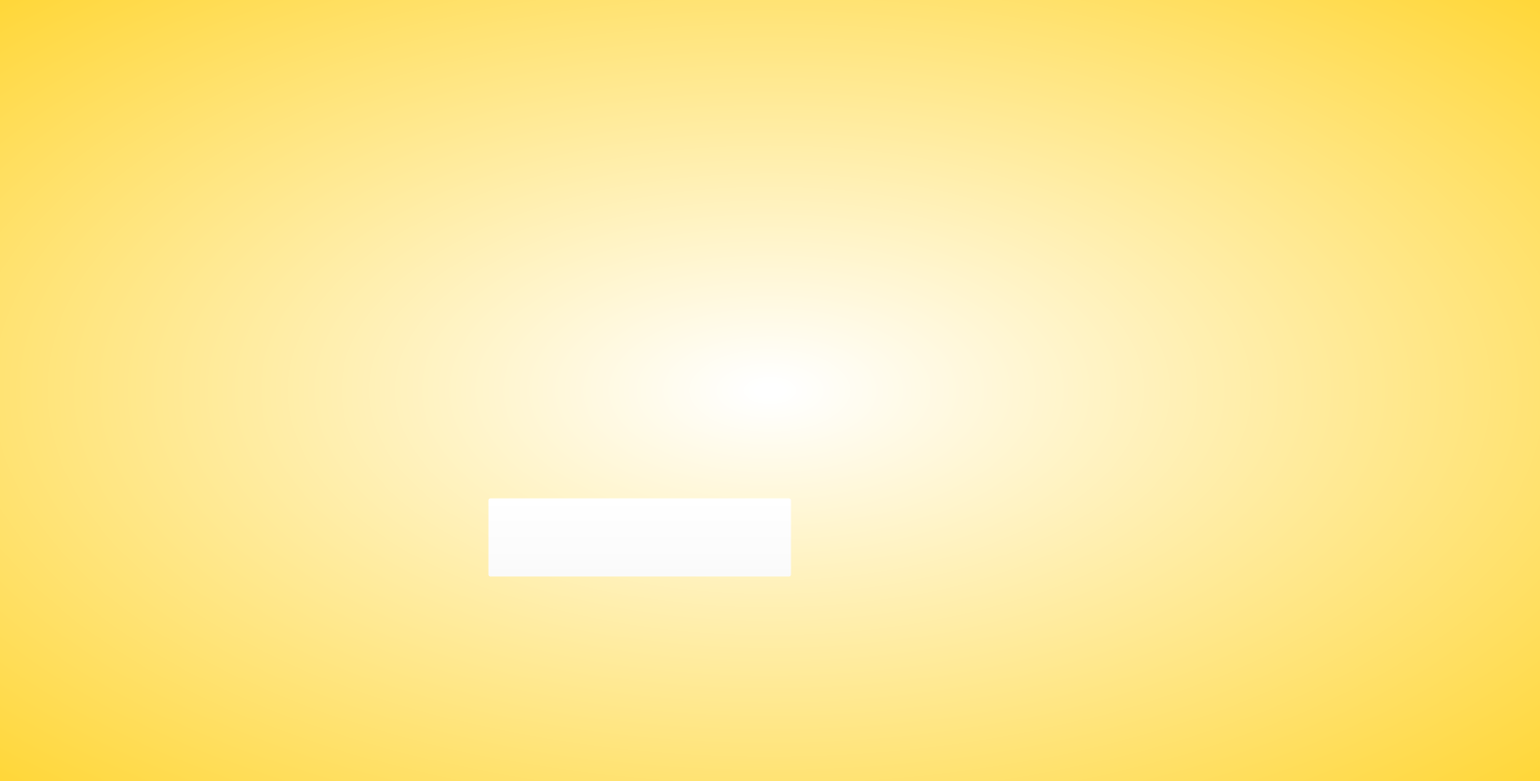
<?xml version="1.0" encoding="UTF-8"?>
<ui version="4.0">
 <class>MainWindow</class>
 <widget class="QMainWindow" name="MainWindow">
  <property name="geometry">
   <rect>
    <x>0</x>
    <y>0</y>
    <width>1578</width>
    <height>800</height>
   </rect>
  </property>
  <property name="windowTitle">
   <string>MainWindow</string>
  </property>
  <property name="styleSheet">
   <string notr="true"/>
  </property>
  <widget class="QWidget" name="centralwidget">
   <property name="styleSheet">
    <string notr="true">background-color: qradialgradient(spread:pad, cx:0.499, cy:0.499318, radius:0.871, fx:0.5, fy:0.5, stop:0.0097561 rgba(255, 255, 255, 255), stop:0.887805 rgba(255, 211, 38, 255));</string>
   </property>
   <widget class="QWidget" name="widget" native="true">
    <property name="geometry">
     <rect>
      <x>230</x>
      <y>150</y>
      <width>829</width>
      <height>481</height>
     </rect>
    </property>
    <property name="minimumSize">
     <size>
      <width>829</width>
      <height>481</height>
     </size>
    </property>
    <property name="maximumSize">
     <size>
      <width>829</width>
      <height>481</height>
     </size>
    </property>
    <property name="styleSheet">
     <string notr="true">background-color: rgba(255, 255, 255, 0);
border-color: rgba(255, 255, 255, 0);</string>
    </property>
    <widget class="QLabel" name="label_4">
     <property name="geometry">
      <rect>
       <x>0</x>
       <y>0</y>
       <width>331</width>
       <height>71</height>
      </rect>
     </property>
     <property name="minimumSize">
      <size>
       <width>331</width>
       <height>71</height>
      </size>
     </property>
     <property name="maximumSize">
      <size>
       <width>331</width>
       <height>71</height>
      </size>
     </property>
     <property name="styleSheet">
      <string notr="true">border-image: url(:/image/image/index.png);
background-color: rgba(255, 255, 255, 0);</string>
     </property>
     <property name="frameShape">
      <enum>QFrame::NoFrame</enum>
     </property>
     <property name="frameShadow">
      <enum>QFrame::Plain</enum>
     </property>
     <property name="text">
      <string/>
     </property>
     <property name="scaledContents">
      <bool>false</bool>
     </property>
     <property name="textInteractionFlags">
      <set>Qt::LinksAccessibleByKeyboard</set>
     </property>
    </widget>
    <widget class="QLabel" name="label_2">
     <property name="enabled">
      <bool>true</bool>
     </property>
     <property name="geometry">
      <rect>
       <x>100</x>
       <y>90</y>
       <width>621</width>
       <height>231</height>
      </rect>
     </property>
     <property name="minimumSize">
      <size>
       <width>621</width>
       <height>231</height>
      </size>
     </property>
     <property name="maximumSize">
      <size>
       <width>621</width>
       <height>231</height>
      </size>
     </property>
     <property name="palette">
      <palette>
       <active>
        <colorrole role="Button">
         <brush brushstyle="SolidPattern">
          <color alpha="0">
           <red>0</red>
           <green>0</green>
           <blue>0</blue>
          </color>
         </brush>
        </colorrole>
        <colorrole role="Base">
         <brush brushstyle="SolidPattern">
          <color alpha="0">
           <red>0</red>
           <green>0</green>
           <blue>0</blue>
          </color>
         </brush>
        </colorrole>
        <colorrole role="Window">
         <brush brushstyle="SolidPattern">
          <color alpha="0">
           <red>0</red>
           <green>0</green>
           <blue>0</blue>
          </color>
         </brush>
        </colorrole>
       </active>
       <inactive>
        <colorrole role="Button">
         <brush brushstyle="SolidPattern">
          <color alpha="0">
           <red>0</red>
           <green>0</green>
           <blue>0</blue>
          </color>
         </brush>
        </colorrole>
        <colorrole role="Base">
         <brush brushstyle="SolidPattern">
          <color alpha="0">
           <red>0</red>
           <green>0</green>
           <blue>0</blue>
          </color>
         </brush>
        </colorrole>
        <colorrole role="Window">
         <brush brushstyle="SolidPattern">
          <color alpha="0">
           <red>0</red>
           <green>0</green>
           <blue>0</blue>
          </color>
         </brush>
        </colorrole>
       </inactive>
       <disabled>
        <colorrole role="Button">
         <brush brushstyle="SolidPattern">
          <color alpha="0">
           <red>0</red>
           <green>0</green>
           <blue>0</blue>
          </color>
         </brush>
        </colorrole>
        <colorrole role="Base">
         <brush brushstyle="SolidPattern">
          <color alpha="0">
           <red>0</red>
           <green>0</green>
           <blue>0</blue>
          </color>
         </brush>
        </colorrole>
        <colorrole role="Window">
         <brush brushstyle="SolidPattern">
          <color alpha="0">
           <red>0</red>
           <green>0</green>
           <blue>0</blue>
          </color>
         </brush>
        </colorrole>
       </disabled>
      </palette>
     </property>
     <property name="mouseTracking">
      <bool>false</bool>
     </property>
     <property name="tabletTracking">
      <bool>false</bool>
     </property>
     <property name="styleSheet">
      <string notr="true">border-image: url(:/image/image/title.png);
background-color: rgba(0, 0, 0, 0);</string>
     </property>
     <property name="text">
      <string/>
     </property>
     <property name="alignment">
      <set>Qt::AlignCenter</set>
     </property>
    </widget>
    <widget class="QLabel" name="label_3">
     <property name="geometry">
      <rect>
       <x>270</x>
       <y>310</y>
       <width>311</width>
       <height>71</height>
      </rect>
     </property>
     <property name="minimumSize">
      <size>
       <width>311</width>
       <height>71</height>
      </size>
     </property>
     <property name="maximumSize">
      <size>
       <width>311</width>
       <height>71</height>
      </size>
     </property>
     <property name="styleSheet">
      <string notr="true">border-image: url(:/image/image/with.png);
background-color: rgba(0, 0, 0, 0);</string>
     </property>
     <property name="text">
      <string/>
     </property>
     <property name="alignment">
      <set>Qt::AlignCenter</set>
     </property>
    </widget>
    <widget class="QPushButton" name="pushButton">
     <property name="geometry">
      <rect>
       <x>270</x>
       <y>360</y>
       <width>311</width>
       <height>81</height>
      </rect>
     </property>
     <property name="minimumSize">
      <size>
       <width>311</width>
       <height>81</height>
      </size>
     </property>
     <property name="maximumSize">
      <size>
       <width>311</width>
       <height>81</height>
      </size>
     </property>
     <property name="styleSheet">
      <string notr="true">border-image: url(:/image/image/gamestart.png);
background-color: rgba(255, 255, 255, 0);</string>
     </property>
     <property name="text">
      <string/>
     </property>
    </widget>
   </widget>
  </widget>
 </widget>
 <resources>
  <include location="intro.qrc"/>
 </resources>
 <connections/>
</ui>
